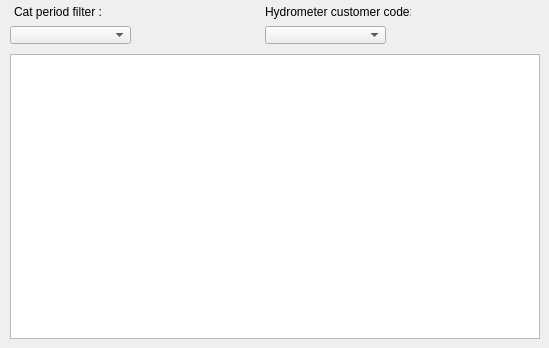
      <widget class="QWidget" name="page_event_element_2">
       <attribute name="title">
        <string>Hydrometer values</string>
       </attribute>
       <widget class="QTableView" name="tbl_hydrometer_value">
        <property name="geometry">
         <rect>
          <x>10</x>
          <y>54</y>
          <width>530</width>
          <height>285</height>
         </rect>
        </property>
        <property name="sortingEnabled">
         <bool>true</bool>
        </property>
       </widget>
       <widget class="QComboBox" name="cat_period_id_filter">
        <property name="geometry">
         <rect>
          <x>10</x>
          <y>26</y>
          <width>121</width>
          <height>18</height>
         </rect>
        </property>
       </widget>
       <widget class="QLabel" name="label_cat_period_id_filter">
        <property name="geometry">
         <rect>
          <x>14</x>
          <y>4</y>
          <width>105</width>
          <height>16</height>
         </rect>
        </property>
        <property name="text">
         <string>Cat period filter :</string>
        </property>
       </widget>
       <widget class="QLabel" name="lbl_hyd_customer_code">
        <property name="geometry">
         <rect>
          <x>265</x>
          <y>4</y>
          <width>146</width>
          <height>16</height>
         </rect>
        </property>
        <property name="text">
         <string>Hydrometer customer code:</string>
        </property>
       </widget>
       <widget class="QComboBox" name="cmb_hyd_customer_code">
        <property name="geometry">
         <rect>
          <x>265</x>
          <y>26</y>
          <width>121</width>
          <height>18</height>
         </rect>
        </property>
       </widget>
      </widget>
